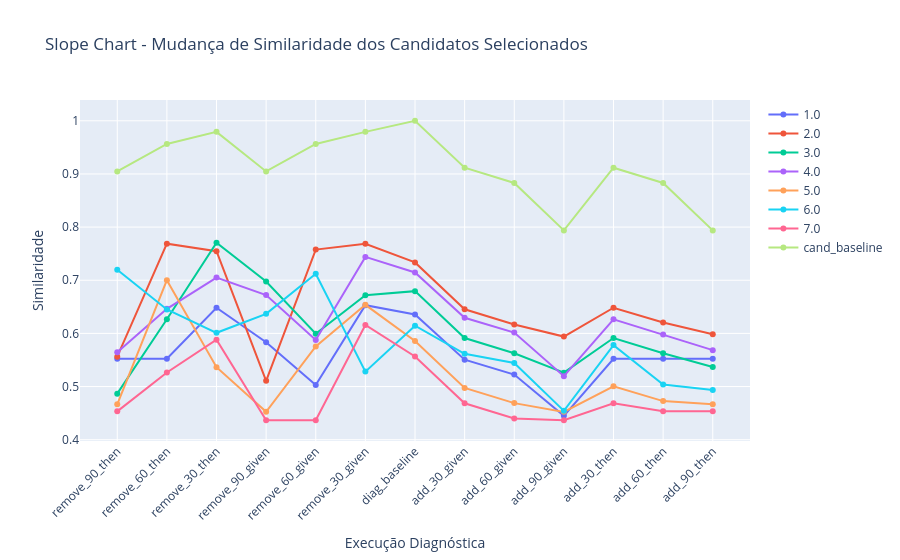

Notebook cell for this chart:
### Code cell
import pandas as pd
import plotly.graph_objects as go

# 3. Ordem das execuções (ajuste conforme necessário)
diagnosis_order = [
    "remove_90_then", "remove_60_then", "remove_30_then", 
    "remove_90_given", "remove_60_given", "remove_30_given", 
    "diag_baseline", 
    "add_30_given", "add_60_given", "add_90_given", 
    "add_30_then", "add_60_then", "add_90_then"
]

# 5. Montar tabela pivô
df_pivot = df.pivot(index="candidate_name", columns="diagnosed_name", values="similarity_result")
df_pivot = df_pivot[[col for col in diagnosis_order if col in df_pivot.columns]]

# 6. Plotar o Slope Chart
fig = go.Figure()
for cand in df_pivot.index:
    fig.add_trace(go.Scatter(
        x=df_pivot.columns,
        y=df_pivot.loc[cand],
        mode='lines+markers',
        name=str(cand)
    ))
fig.update_layout(
    title='Slope Chart - Mudança de Similaridade dos Candidatos Selecionados',
    xaxis_title='Execução Diagnóstica',
    yaxis_title='Similaridade',
    xaxis=dict(tickangle=-45)
)
fig.show()

### Figure 1 — Plotly figure (JSON) as saved in the notebook; plotly's stock layout.template omitted (floating-point values rounded to 4 significant figures)
{"data": [{"mode": "lines+markers", "name": "1.0", "type": "scatter", "x": ["remove_90_then", "remove_60_then", "remove_30_then", "remove_90_given", "remove_60_given", "remove_30_given", "diag_baseline", "add_30_given", "add_60_given", "add_90_given", "add_30_then", "add_60_then", "add_90_then"], "y": [0.5524, 0.5524, 0.6482, 0.5833, 0.5028, 0.653, 0.6357, 0.5504, 0.5226, 0.4449, 0.5524, 0.5524, 0.5524]}, {"mode": "lines+markers", "name": "2.0", "type": "scatter", "x": ["remove_90_then", "remove_60_then", "remove_30_then", "remove_90_given", "remove_60_given", "remove_30_given", "diag_baseline", "add_30_given", "add_60_given", "add_90_given", "add_30_then", "add_60_then", "add_90_then"], "y": [0.5562, 0.7688, 0.7546, 0.5107, 0.7577, 0.7687, 0.7336, 0.6453, 0.6167, 0.594, 0.6483, 0.6204, 0.5983]}, {"mode": "lines+markers", "name": "3.0", "type": "scatter", "x": ["remove_90_then", "remove_60_then", "remove_30_then", "remove_90_given", "remove_60_given", "remove_30_given", "diag_baseline", "add_30_given", "add_60_given", "add_90_given", "add_30_then", "add_60_then", "add_90_then"], "y": [0.4867, 0.6265, 0.7705, 0.6976, 0.5993, 0.672, 0.6795, 0.5913, 0.5626, 0.5262, 0.5913, 0.5626, 0.5366]}, {"mode": "lines+markers", "name": "4.0", "type": "scatter", "x": ["remove_90_then", "remove_60_then", "remove_30_then", "remove_90_given", "remove_60_given", "remove_30_given", "diag_baseline", "add_30_given", "add_60_given", "add_90_given", "add_30_then", "add_60_then", "add_90_then"], "y": [0.5647, 0.6462, 0.705, 0.6722, 0.5876, 0.7439, 0.7147, 0.6294, 0.6016, 0.5194, 0.6264, 0.5978, 0.5685]}, {"mode": "lines+markers", "name": "5.0", "type": "scatter", "x": ["remove_90_then", "remove_60_then", "remove_30_then", "remove_90_given", "remove_60_given", "remove_30_given", "diag_baseline", "add_30_given", "add_60_given", "add_90_given", "add_30_then", "add_60_then", "add_90_then"], "y": [0.4667, 0.7, 0.5364, 0.4524, 0.5755, 0.6537, 0.5857, 0.4975, 0.4688, 0.4524, 0.5004, 0.4726, 0.4667]}, {"mode": "lines+markers", "name": "6.0", "type": "scatter", "x": ["remove_90_then", "remove_60_then", "remove_30_then", "remove_90_given", "remove_60_given", "remove_30_given", "diag_baseline", "add_30_given", "add_60_given", "add_90_given", "add_30_then", "add_60_then", "add_90_then"], "y": [0.7197, 0.6451, 0.6011, 0.6368, 0.7123, 0.5281, 0.6145, 0.5616, 0.5444, 0.4542, 0.578, 0.504, 0.4936]}, {"mode": "lines+markers", "name": "7.0", "type": "scatter", "x": ["remove_90_then", "remove_60_then", "remove_30_then", "remove_90_given", "remove_60_given", "remove_30_given", "diag_baseline", "add_30_given", "add_60_given", "add_90_given", "add_30_then", "add_60_then", "add_90_then"], "y": [0.4533, 0.5265, 0.5881, 0.4367, 0.4367, 0.6158, 0.5567, 0.4684, 0.4398, 0.4367, 0.4684, 0.4533, 0.4533]}, {"mode": "lines+markers", "name": "cand_baseline", "type": "scatter", "x": ["remove_90_then", "remove_60_then", "remove_30_then", "remove_90_given", "remove_60_given", "remove_30_given", "diag_baseline", "add_30_given", "add_60_given", "add_90_given", "add_30_then", "add_60_then", "add_90_then"], "y": [0.9048, 0.9565, 0.9792, 0.9048, 0.9565, 0.9792, 1.0, 0.9118, 0.8831, 0.7938, 0.9118, 0.8831, 0.7938]}], "layout": {"title": {"text": "Slope Chart - Mudança de Similaridade dos Candidatos Selecionados"}, "xaxis": {"tickangle": -45, "title": {"text": "Execução Diagnóstica"}}, "yaxis": {"title": {"text": "Similaridade"}}}}
